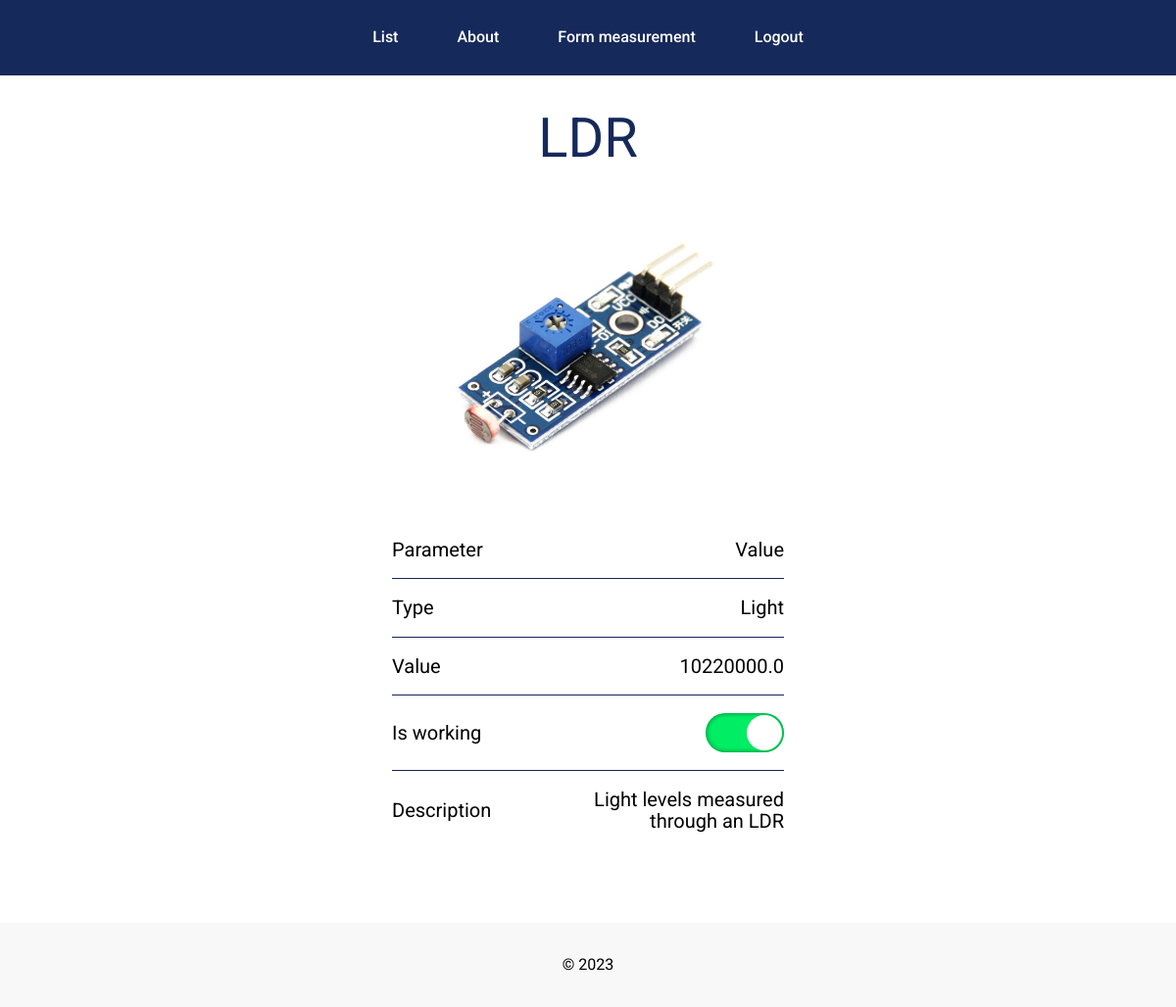
/measurement_details/8/ (signed in), run on the app's committed database.
### pmiot/models.py (models this page shows, shortened)
class Measurement(models.Model):
    measurementName = models.CharField(default='Name', max_length=250)
    measurementType = models.CharField(default='Type', max_length=250)
    description = models.CharField(max_length=250, blank=True, null=True)
    min_value = models.IntegerField(default=0)
    max_value = models.IntegerField(default=100)
    value = models.FloatField(default=0, blank=True, null=True)
    dimension = models.CharField(default='°C', max_length=10)
    isWorking = models.BooleanField(default=False)
    image = models.ImageField(default=None, upload_to='', null=True)
    min_comfort = models.IntegerField(default=0)
    max_comfort = models.IntegerField(default=100)
    need_notification = models.BooleanField(default=False)
    is_notified = models.BooleanField(default=False)
    last_notified = models.DateTimeField(default=None, null=True)
    class Meta:
        ordering = ['measurementName']

### pmiot/views.py (the view)
# urls.py: path('measurement_details/<int:measurement_id>/', views.measurement_details, name='measurement_details'),
@login_required(login_url="/login/")
def measurement_details(request, measurement_id):
    prognose(measurement_id)
    process_data(measurement_id)
    sensor = get_object_or_404(Measurement, pk=measurement_id)
    is_comfortable = (sensor.value > sensor.min_comfort) and (sensor.value < sensor.max_comfort)
    if ((not is_comfortable) and
            ((not sensor.is_notified) or
             (sensor.is_notified and ((datetime.now(KyivTz)-sensor.last_notified).total_seconds() > 30 ))))\
            and (sensor.need_notification and sensor.isWorking): #300
        msg = "Attention! The sensor value is "
        if sensor.value < sensor.min_comfort:
            msg += "lower than comfortable!"
        elif sensor.value > sensor.max_comfort:
            msg += "higher than comfortable!"
        sensor.is_notified = True
        sensor.last_notified = datetime.now(KyivTz)
        sensor.save()
        context = {'details': sensor,
                   'msg': msg}
        return render(request, 'pmiot/measurement_details.html', context)
    else:
        sensor.is_notified = False
    context = {'details': sensor}
    return render(request, 'pmiot/measurement_details.html', context)

### pmiot/prognose/prognose.py (called while the page is built)
def prognose(id):
    dt = datetime.now(KyivTz)
    data = prepare_data(id)
    names = ['Linear Regression','Multi-layer Perceptron Regression', 'Decision Trees Regression','Bayesian Ridge Regression']
    res = []
    res.append(custom_linear_regression(data, dt))
    res.append(custom_mlp_regression(data, dt))
    res.append(custom_decision_trees_regression(data, dt))
    res.append(custom_Bayesian_ridge_regression(data, dt))
    dict = {names[i]: res[i] for i in range(len(names))}
    for key, value in dict.items():
        print(key, ': ', value)
    return dict

def prepare_data(id):
    archive = Archive.objects.filter(sensor_id=id)
    data = pd.DataFrame(list(archive.values('timestamp', 'value')))
    data['timestamp'] = pd.to_datetime(data['timestamp'])
    data['timestamp'] = data['timestamp'].astype(np.int64) // 10**9
    return data

def custom_linear_regression(data, dt):
    X_train, y_train = data[['timestamp']], data['value']
    model = make_pipeline(StandardScaler(), LinearRegression())
    model.fit(X_train, y_train)
    predicted_value = model.predict([[int(dt.timestamp())]])[0]
    return predicted_value

def custom_mlp_regression(data, dt):
    X_train, y_train = data[['timestamp']], data['value']
    model = make_pipeline(StandardScaler(), MLPRegressor(random_state=1, max_iter=500))
    model.fit(X_train, y_train)
    predicted_value = model.predict([[int(dt.timestamp())]])[0]
    return predicted_value

def custom_decision_trees_regression(data, dt):
    X_train, y_train = data[['timestamp']], data['value']
    model = make_pipeline(StandardScaler(), tree.DecisionTreeRegressor())
    model.fit(X_train, y_train)
    predicted_value = model.predict([[int(dt.timestamp())]])[0]
    return predicted_value

def custom_Bayesian_ridge_regression(data, dt):
    X_train, y_train = data[['timestamp']], data['value']
    model = make_pipeline(StandardScaler(), BayesianRidge())
    model.fit(X_train, y_train)
    predicted_value = model.predict([[int(dt.timestamp())]])[0]
    return predicted_value

### pmiot/scheduler/scheduler.py (called while the page is built)
def process_data(id=-1):
    data = data_from_dataset(id)
    dt = datetime.now(KyivTz)
    write_to_db(dt, data)

def write_to_db(dt, data):
    for sensor_id, value in data.items():
        measurement = Measurement.objects.get(pk=sensor_id)
        measurement.value = value
        measurement.save()
        archive = Archive(sensor_id=measurement, value=value, timestamp=dt)
        archive.save()

### pmiot/templates/pmiot/measurement_details.html (shortened to what this page needs)
{% extends "pmiot/layout.html" %}
{% block content %}
  <section class="details">
    <div class="_container">
      <div class="details__wrapper">
        <h1 class="details__title">
          {{details.measurementName}}
        </h1>
        <div class="details__image">
          <img src="{{details.image.url}}" alt="{{details.measurementName}}">
        </div>
        <ul class="details-list">
          <li class="details__item">
            <div class="details__column">
              Parameter
            </div>
            <div class="details__column">
              Value
            </div>
          </li>
          <li class="details__item">
            <div class="details__column">
              Type
            </div>
            <div class="details__column">
              {{details.measurementType}}
            </div>
          </li>
          <li class="details__item">
            <div class="details__column">
              Value
            </div>
            <div class="details__column">
              {% if details.isWorking == True %}
                {{details.value}}
              {% elif details.isWorking == False %}
                -
              {% endif  %}
            </div>
          </li>
          <li class="details__item">
            <div class="details__column">
              Is working
            </div>
            <div class="details__column">
              <label for="submit" class="button-turn" data-state="{{details.isWorking}}">
                <span class="button-turn__label"></span>
              </label>
            </div>
          </li>
          <li class="details__item">
            <div class="details__column">
              Description
            </div>
            <div class="details__column">
              {{details.description}}
            </div>
          </li>
        </ul>
      </div>
    </div>
  </section>
{% endblock %}

### pmiot/static/pmiot/styles.css (style rules this page uses)
:root { --color-black--rgb: 0, 0, 0; --color-black: #000000; --color-white--rgb: 255, 255, 255; --color-white: #FFFFFF; --color-grey-010--rgb: 248, 248, 248; --color-grey-010: #F8F8F8; --color-grey-020--rgb: 160, 160, 160; --color-grey-020: #A0A0A0; --color-grey-050--rgb: 217, 217, 217; --color-grey-050: #D9D9D9; --color-grey-100--rgb: 164, 172, 193; --color-grey-100: #A4ACC1; --color-grey-200--rgb: 171, 171, 171; --color-grey-200: #ABABAB; --color-grey-300--rgb: 98, 101, 112; --color-grey-300: #626570; --color-grey-400--rgb: 70, 70, 70; --color-grey-400: #464646; --color-blue-100--rgb: 38, 90, 166; --color-blue-100: #265AA6; --color-blue-200--rgb: 22, 41, 91; --color-blue-200: #16295B; --color-green-100--rgb: 67, 98, 54; --color-green-100: #436236; --color-issue--rgb: 67, 98, 54; --color-issue: #436236; --color-highlight--rgb: 255, 196, 90; --color-highlight: #FFC45A; --color-error--rgb: 255, 0, 28; --color-error: #FF001C; }
html { background-color: var(--color-bg-primary); color: var(--color-text-primary); }
@media (min-width: 1200px) { :root { --wrap: 2.604vw; --wrap-1: 18.489vw; --wrap-2: 22.708vw; --wrap-colored: calc(var(--wrap-1) - var(--wrap)); } }
* { -webkit-tap-highlight-color: transparent; }
*, *::before, *::after { -webkit-box-sizing: border-box; box-sizing: border-box; }
* { -webkit-text-size-adjust: 100%; -moz-text-size-adjust: 100%; -ms-text-size-adjust: 100%; text-size-adjust: 100%; }
body, input, textarea, button, select { font-family: "Roboto", sans-serif; }
html, body { overflow-x: hidden; height: unset !important; font-weight: 400; font-size: 1rem; line-height: 140%; color: var(--color-black); background-color: var(--color-white); }
._container { width: 100%; padding: 0 var(--wrap); margin: 0; }
.details__wrapper > * + * { margin-top: 3rem; }
.details__title { margin: 0; font-family: "Roboto", sans-serif; font-weight: normal; line-height: 116%; font-weight: 400; text-align: center; color: var(--color-blue-200); }
@media (min-width: 1200px) { .details__title { font-size: 3.5rem; } }
.details-list { max-width: 400px; margin-left: auto; margin-right: auto; }
.details-list > * + * { border-top: 1px solid var(--color-blue-200); margin-top: 18px; padding-top: 18px; }
.details__item { display: flex; justify-content: space-between; align-items: center; font-size: 20px; }
.details__item:nth-child(1) { text-align: left; }
.details__item:nth-child(2) { text-align: right; }
.details__item > * + * { margin-left: 0.6em; }
.details__column { position: relative; z-index: 0; display: flex; width: 100%; }
.details__column:nth-child(1) { justify-content: flex-start; text-align: left; }
.details__column:nth-child(2) { justify-content: flex-end; text-align: right; }
.details__column > * { position: relative; z-index: 0; }
.button-turn { display: flex; justify-content: center; align-items: center; width: 100%; max-width: 80px; }
.button-turn__label { position: relative; display: block; width: 100%; height: 40px; -webkit-appearance: none; appearance: none; border-radius: 2rem; box-shadow: inset 0 0 5px rgb(0 0 0 / 50%); cursor: pointer; outline: none; background: red; }
.button-turn__label::before { content: ""; width: 40px; height: 40px; border-radius: 50%; background: #fff; position: absolute; top: 0; left: 0; transition: transform 0.6s ease; transform: scale(0.9); }
.button-turn[data-state="True"] .button-turn__label::before { transform: translateX(100%) scale(0.9); background: #fff; }
.button-turn[data-state="True"] .button-turn__label { background: #00ed64; }
.details__image { display: flex; justify-content: center; align-items: center; margin-left: auto; margin-right: auto; width: 100%; max-width: 280px; }
.details__image img { width: 100%; height: auto; }

### data on the page
Measurement: measurementName "LDR", image (picture), measurementType "Light", value "10220000.0", description "Light levels measured through an LDR"
